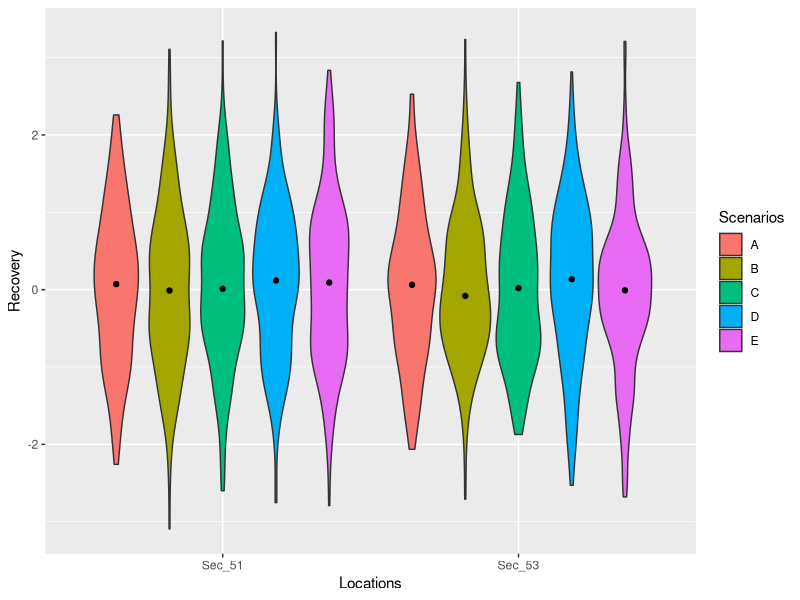

The R source for this figure:


#The solution will probably involve adding a dodge position to the 
#summary layer. Example with dummy data below:
  
  library(ggplot2)
library(dplyr)

df <- data.frame(
  Locations = rep(c("Sec_51", "Sec_53"), each = 1000),
  Recovery = rnorm(2000),
  Scenarios = rep(rep(LETTERS[1:5], each = 200), 2)
)

glimpse(df)

ggplot(df, aes(Locations, Recovery,
               group = interaction(Locations, Scenarios))) +
  geom_violin(aes(fill = Scenarios)) +
  stat_summary(fun = median, geom = "point",
               position = position_dodge(0.9))
